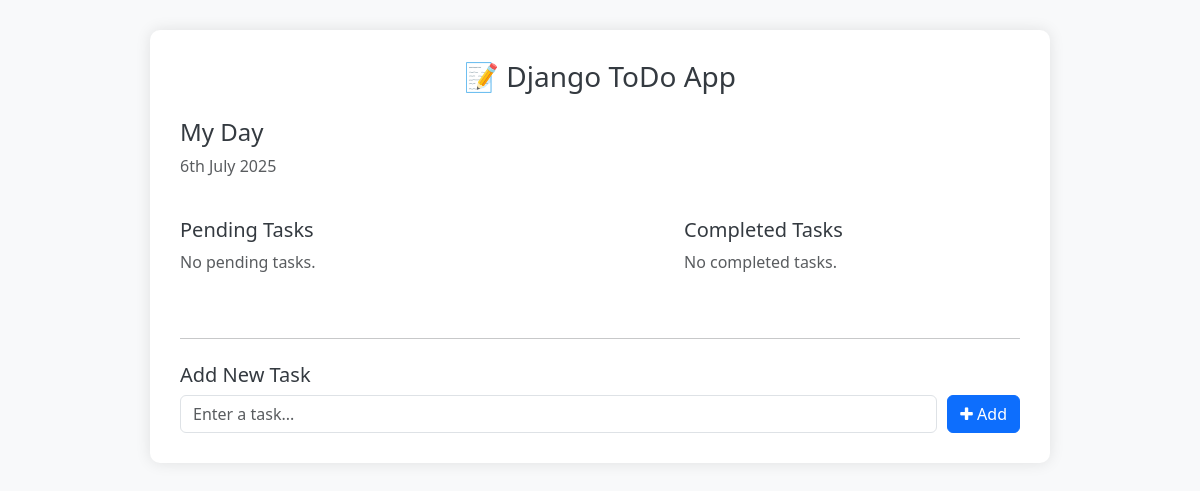
/, run on an earlier commit of the app's database.
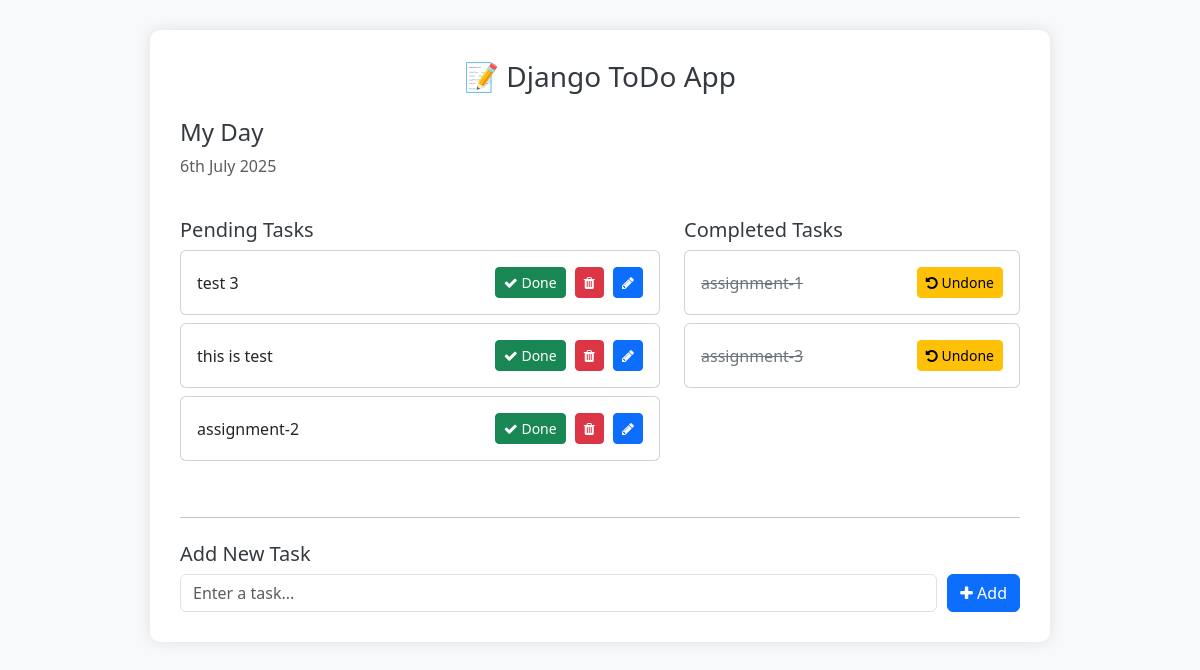
And on a later commit of the database.
### todo_main/models.py (models this page shows, shortened)
class Task(models.Model):
    task = models.CharField(max_length=250)
    is_completed = models.BooleanField(default=False)
    created_at = models.DateTimeField(auto_now_add=True)
    updated_at = models.DateTimeField(auto_now=True)

### todo_main/views.py (the view)
# urls.py: 2. Add a URL to urlpatterns:  path('', views.home, name='home')
def home(request):
    tasks = Task.objects.filter(is_completed=False).order_by('-updated_at') #filter is used fetch thr multiole date
    completed_task = Task.objects.filter(is_completed=True)
    context = {
        'tasks': tasks,
        'completed_task': completed_task,
    }
    return render(request,'home.html' , context)

### templates/home.html (shortened to what this page needs)
<!DOCTYPE html>
<html lang="en">
<head>
  <link href="https://cdn.jsdelivr.net/npm/bootstrap@5.3.0/dist/css/bootstrap.min.css" rel="stylesheet" />
  <link rel="stylesheet" href="https://cdnjs.cloudflare.com/ajax/libs/font-awesome/4.7.0/css/font-awesome.min.css" />
</head>
<body>
  <div class="container todo-container">
    <h3 class="text-center mb-4">📝 Django ToDo App</h3>
    <div class="row mb-4">
      <div class="col">
        <h4>My Day</h4>
        <p class="text-muted">{% now "jS F Y" %}</p>
      </div>
    </div>
    <div class="row">
      <div class="col-md-7 mb-4">
        <h5>Pending Tasks</h5>
        <div class="scroll-box">
          {% for task in tasks %}
          <div class="card mb-2">
            <div class="card-body d-flex justify-content-between align-items-center">
              <span>{{ task.task }}</span>
              <div>
                <a href="{% url 'mark_as_done' task.pk %}" class="btn btn-success btn-sm btn-action">
                  <i class="fa fa-check"></i> Done
                </a>
                <a href="{% url 'delete_task' task.pk %}" class="btn btn-danger btn-sm btn-action">
                  <i class="fa fa-trash"></i>
                </a>
                <a href="{% url 'edit_task' task.id %}" class="btn btn-primary btn-sm btn-action">
                  <i class="fa fa-pencil"></i>
                </a>
              </div>
            </div>
          </div>
          {% empty %}
          <p class="text-muted">No pending tasks.</p>
          {% endfor %}
        </div>
      </div>
      <div class="col-md-5">
        <h5>Completed Tasks</h5>
        <div class="scroll-box">
          {% for task in completed_task %}
          <div class="card mb-2">
            <div class="card-body d-flex justify-content-between align-items-center">
              <span class="completed-task">{{ task.task }}</span>
              <div>
                <a href="{% url 'mark_as_undone' task.pk %}" class="btn btn-warning btn-sm btn-action">
                  <i class="fa fa-undo"></i> Undone
                </a>
              </div>
            </div>
          </div>
          {% empty %}
          <p class="text-muted">No completed tasks.</p>
          {% endfor %}
        </div>
      </div>
    </div>
    <hr class="my-4" />
    <h5>Add New Task</h5>
    <form action="{% url 'addTask' %}" method="POST" class="d-flex">
      <input type="text" name="task" class="form-control task-input" placeholder="Enter a task..." required />
      <button type="submit" class="btn btn-primary">
        <i class="fa fa-plus"></i> Add
      </button>
    </form>
  </div>
</body>
</html>

### templates/home.html (style rules this page uses)
body { background-color: #f8f9fa; }
.todo-container { max-width: 900px; margin: 30px auto; background: #fff; padding: 30px; border-radius: 10px; box-shadow: 0 0 15px rgba(0, 0, 0, 0.1); }
h3, h4, h5 { color: #343a40; }
.task-input { flex: 1; margin-right: 10px; }
.scroll-box { max-height: 400px; overflow-y: auto; }
.btn-action { margin-left: 5px; }
.completed-task { text-decoration: line-through; color: #6c757d; }

What changed in the data, as far as the page shows it:
added Task: task "test 3", shown under "Pending Tasks"
added Task: task "this is test", shown under "Pending Tasks"
added Task: task "assignment-2", shown under "Pending Tasks"
added Task: task "assignment-1", shown under "Completed Tasks"
added Task: task "assignment-3", shown under "Completed Tasks"
Also different on the page:
text no longer shown: "No pending tasks. No completed tasks."
